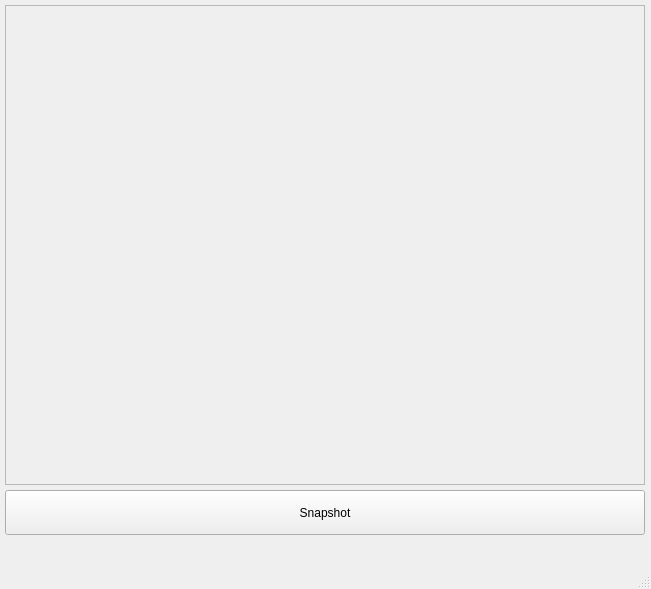
<?xml version="1.0" encoding="UTF-8"?>
<ui version="4.0">
 <class>Webcam</class>
 <widget class="QMainWindow" name="Webcam">
  <property name="geometry">
   <rect>
    <x>0</x>
    <y>0</y>
    <width>651</width>
    <height>589</height>
   </rect>
  </property>
  <property name="windowTitle">
   <string>Webcam</string>
  </property>
  <property name="autoFillBackground">
   <bool>false</bool>
  </property>
  <property name="animated">
   <bool>true</bool>
  </property>
  <widget class="QWidget" name="centralWidget">
   <widget class="QLabel" name="videoArea">
    <property name="geometry">
     <rect>
      <x>5</x>
      <y>5</y>
      <width>640</width>
      <height>480</height>
     </rect>
    </property>
    <property name="autoFillBackground">
     <bool>true</bool>
    </property>
    <property name="frameShape">
     <enum>QFrame::StyledPanel</enum>
    </property>
    <property name="text">
     <string/>
    </property>
   </widget>
   <widget class="QPushButton" name="takePicture">
    <property name="geometry">
     <rect>
      <x>5</x>
      <y>490</y>
      <width>640</width>
      <height>45</height>
     </rect>
    </property>
    <property name="text">
     <string>Snapshot</string>
    </property>
   </widget>
   <widget class="QLabel" name="status">
    <property name="geometry">
     <rect>
      <x>5</x>
      <y>540</y>
      <width>640</width>
      <height>30</height>
     </rect>
    </property>
    <property name="autoFillBackground">
     <bool>true</bool>
    </property>
    <property name="frameShape">
     <enum>QFrame::NoFrame</enum>
    </property>
    <property name="text">
     <string/>
    </property>
   </widget>
  </widget>
  <widget class="QStatusBar" name="statusBar"/>
 </widget>
 <layoutdefault spacing="6" margin="11"/>
 <resources/>
 <connections/>
</ui>
